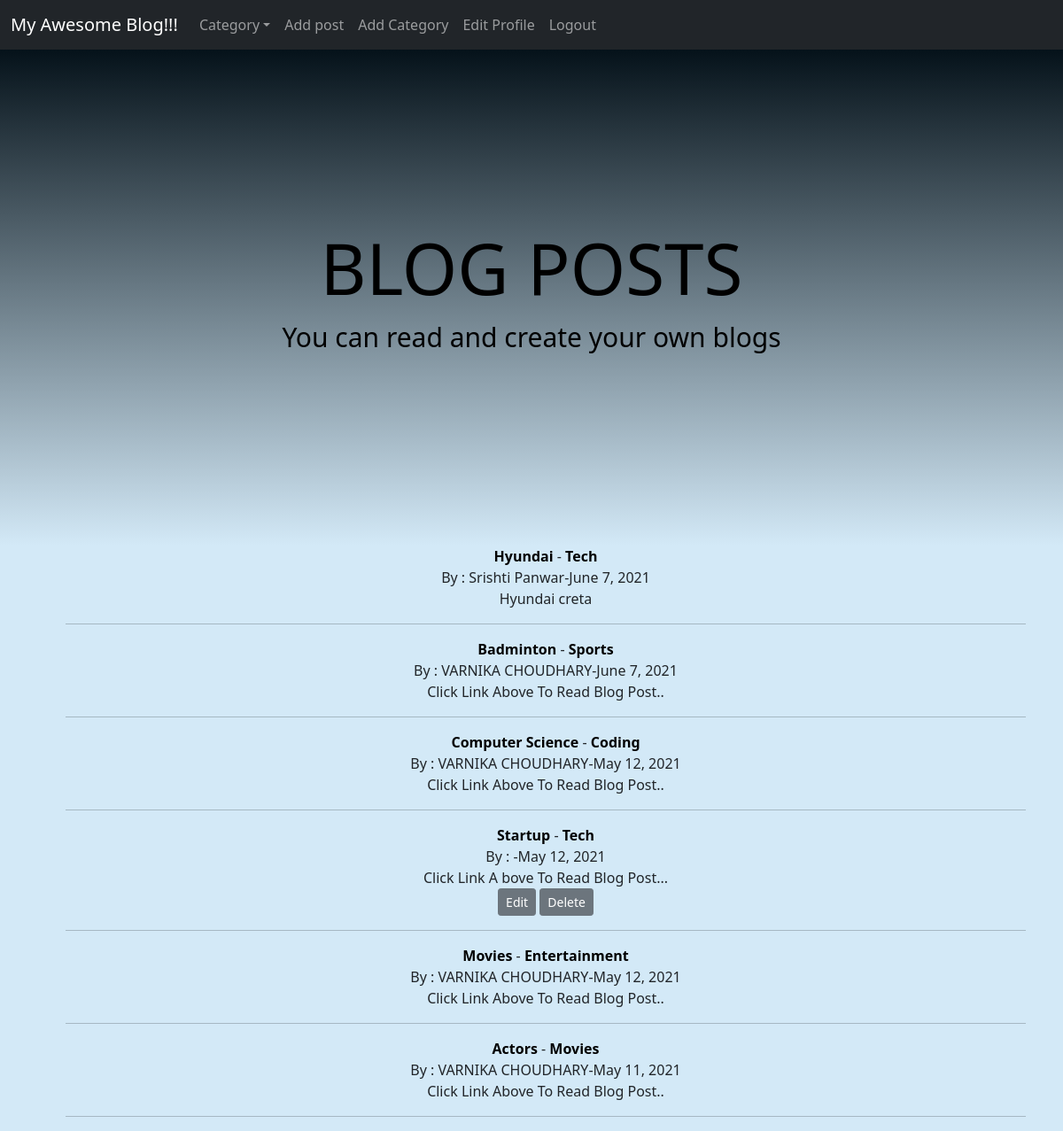
/ (signed in), run on the app's committed database.
### myblog/models.py (models this page shows, shortened)
class Post(models.Model):
    title = models.CharField(max_length=25)
    title_tag = models.CharField(max_length=50, default="My Awesome Blog")
    author = models.ForeignKey(User, on_delete=models.CASCADE)
    body = RichTextField(blank=True, null=True)
    post_date = models.DateField(auto_now_add=True)
    category = models.CharField(max_length=200,default='coding')
    snippet = models.CharField(max_length=200,default='')

### myblog/views.py (the view)
# urls.py: path('', HomeView.as_view(), name= "home"),
class HomeView(ListView):
    model = Post
    template_name = 'home.html'
    ordering = ['-post_date']
    def get_context_data(self, *args, **kwargs):
        cat_menu = Category.objects.all()
        context =super(HomeView, self).get_context_data(*args, **kwargs)
        context["cat_menu"] = cat_menu
        return context

### myblog/models.py (called while the page is built)
    def __str__(self):
       return self.name

### myblog/templates/home.html (shortened to what this page needs)
<!doctype html>
<html lang="en">
  <head>
    <link href="https://cdn.jsdelivr.net/npm/bootstrap@5.0.0/dist/css/bootstrap.min.css" rel="stylesheet">
    {% extends 'base.html' %}
      {% block content %}
      <ul>
      {% for post in object_list %}
      <a href="{% url 'article-detail' post.pk %}" style="text-decoration: none;color: black;font-weight: bold;"> {{post.title }} </a>-
        <a href="{% url 'category' post.category|slugify %}" style="text-decoration: none;color: black;font-weight: bold;">{{post.category}}</a><br>
      By : {{ post.author.first_name}} {{ post.author.last_name}}-{{post.post_date}} <br>
          {{post.snippet}}
          {% if user.is_authenticated %}
          {% if user.id == post.author.id %}
          <br>
          <small><a href="{% url 'update_post' post.pk %}" class="btn btn-secondary   btn-sm">Edit</a></small>  <small><a href="{% url 'delete_post' post.pk %}" class="btn btn-secondary  btn-sm">Delete</a></small>
          {% endif%}
          {% endif%}
          <br>
          <hr>
      {% endfor%}
      </ul>
      {% endblock %}

### myblog/templates/base.html (style rules this page uses)
* { padding: 0; margin:0; box-sizing: border-box; }

### data on the page
Post: title "Hyundai", category "Tech", author.first_name "Srishti", author.last_name "Panwar", post_date "June 7, 2021", snippet "Hyundai creta"
Post: title "Badminton", category "Sports", author.first_name "VARNIKA", author.last_name "CHOUDHARY", post_date "June 7, 2021", snippet "Click Link Above To Read Blog Post.."
Post: title "Computer Science", category "Coding", author.first_name "VARNIKA", author.last_name "CHOUDHARY", post_date "May 12, 2021", snippet "Click Link Above To Read Blog Post.."
Post: title "Startup", category "Tech", post_date "May 12, 2021", snippet "Click Link A bove To Read Blog Post...", shows "Edit"
Post: title "Movies", category "Entertainment", author.first_name "VARNIKA", author.last_name "CHOUDHARY", post_date "May 12, 2021", snippet "Click Link Above To Read Blog Post.."
Post: title "Actors", category "Movies", author.first_name "VARNIKA", author.last_name "CHOUDHARY", post_date "May 11, 2021", snippet "Click Link Above To Read Blog Post.."
